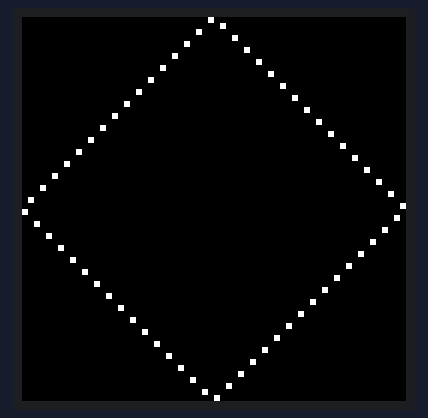
The program below on a simulated Raspberry Pi (BCM pin numbers). Shown: 64×64 colour display. Random numbers come from a fixed seed; the clock reads 2024-03-15 10:24:30 at power-on unless the program sets it.

Above: at 0.1 s.
At 4.2 s:
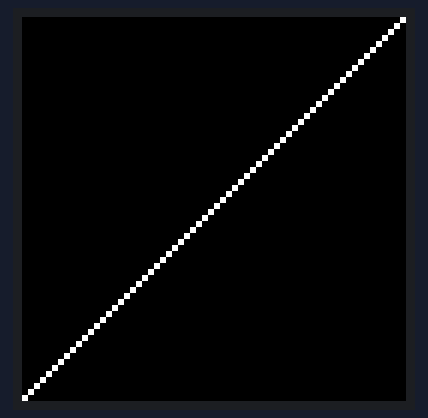
At 9.4 s:
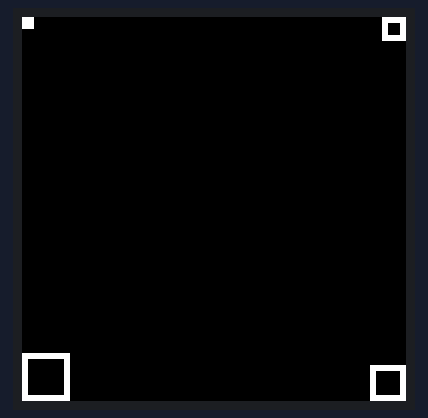
At 14.6 s:
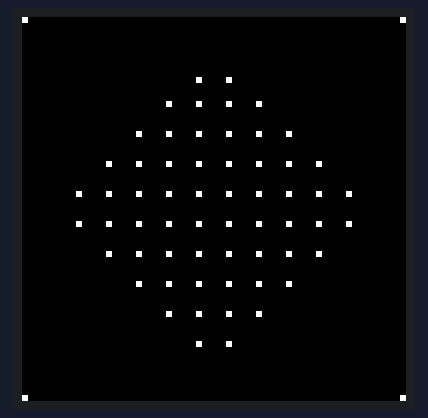
At 24.9 s:
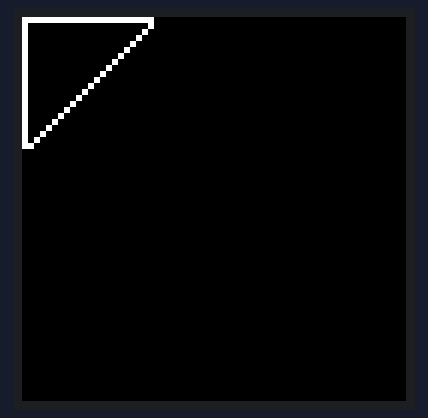
At 35.2 s:
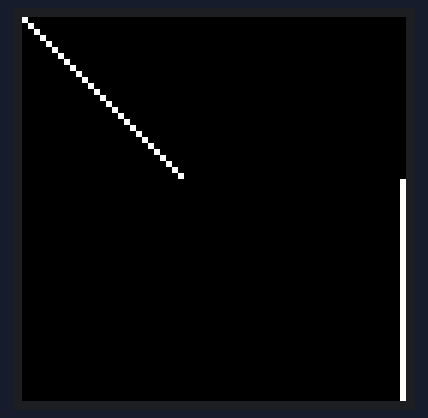

The program:

white_dot_transformation.py
```python
#!/usr/bin/env python
# НАЗВАНИЕ: Трансформация точек
# ОПИСАНИЕ: Морфинг белых точек между различными геометрическими паттернами
import random
import numpy as np
import platform

if platform.system() == "Windows":
    from RGBMatrixEmulator import RGBMatrix, RGBMatrixOptions
    graphics = None  # если нужно
else:
    from rgbmatrix import RGBMatrix, RGBMatrixOptions, graphics
import time

# Настройки матрицы


options = RGBMatrixOptions()
options.hardware_mapping = 'adafruit-hat'
options.rows = 64
options.cols = 64
options.brightness = 100


matrix = RGBMatrix(options=options)
offscreen_canvas = matrix.CreateFrameCanvas()

# Размеры матрицы
GRID_SIZE = 64

# Цвета
WHITE = (255, 255, 255)
BLACK = (0, 0, 0)

# Исходные фигуры (массивы из оригинального файла)
shapes_data =  [
      " ?!?\"?#?$?%?&?'?(?)?*?+?,?-?.?/?0?1?2?3?4?5?6?7?8?9?:?;?<?=?>???@?A?B?C?D?E?F?G?H?I?J?K?L?M?N?O?P?Q?R?S?T?U?V?W?X?Y?Z?[?\\?]?^?_?",
  "  \" $ & ( * , . 0 2 4 6 8 : < > @ B D F H J L N P R T V X Z \\ ^ !_#_%_'_)_+_-_/_1_3_5_7_9_;_=_?_A_C_E_G_I_K_M_O_Q_S_U_W_Y_[_]___",
  "?0?1?2?3?4?5?6?7?8?9?:?;?<?=?>??@?A?B?C?D?E?F?G?H?I?J?K?L?M?N?O?0@1@2@3@4@5@6@7@8@9@:@;@<@=@>@?@@@@A@B@C@D@E@F@G@H@I@J@K@L@M@N@O",
  '?!?"?%?&?)?*?-?.?1?2?5?6?9?:?=?>A?B?E?F?I?J?M?N?Q?R?U?V?Y?Z?]?^?!@"@%@&@)@*@-@.@1@2@5@6@9@:@=@>@@A@B@E@F@I@J@M@N@Q@R@U@V@Y@Z@]@^',
  "<<=<><?<@<A<B<C<<===>=?=@=A=B=C=<>=>>>?>@>A>B>C><?=?>???@?A?B?C?<@=@>@?@@@A@B@C@<A=A>A?A@AAABACA<B=B>B?B@BABBBCB<C=C>C?C@CACBCCC",
  "../.0.1.N.O.P.Q..///0/1/N/O/P/Q/.0/00010N0O0P0Q0.1/10111N1O1P1Q1.N/N0N1NNNONPNQN.O/O0O1ONOOOPOQO.P/P0P1PNPOPPPQP.Q/Q0Q1QNQOQPQQQ",
  ">1?1@1A1>2A2>3A3>4A4>5A5>6A6>7A7>8A8>9A9>:A:>;A;><A<>=A=>>A>>?A?>@A@>AAA>BAB>CAC>DAD>EAE>FAF>GAG>HAH>IAI>JAJ>KAK>LAL>MAM>N?N@NAN",
  "=2>2?2@2A2B2=3B3=4B4=5B5=6B6=7B7=8B8=9B9=:B:=;B;=<B<==B==>B>=?B?=@B@=ABA=BBB=CBC=DBD=EBE=FBF=GBG=HBH=IBI=JBJ=KBK=LBL=M>M?M@MAMBM",
  ";4<4=4>4?4@4A4B4C4D4;5D5;6D6;7D7;8D8;9D9;:D:;;D;;<D<;=D=;>D>;?D?;@D@;ADA;BDB;CDC;DDD;EDE;FDF;GDG;HDH;IDI;JDJ;K<K=K>K?K@KAKBKCKDK",
  ":5;5<5=5>5?5@5A5B5C5D5E5:6E6:7E7:8E8:9E9::E::;E;:<E<:=E=:>E>:?E?:@E@:AEA:BEB:CEC:DED:EEE:FEF:GEG:HEH:IEI:J;J<J=J>J?J@JAJBJCJDJEJ",
  "96:6;6<6=6>6?6@6A6B6C6D6E6F697F798F899F99:F:9;F;9<F<9=F=9>F>9?F?9@F@9AFA9BFB9CFC9DFD9EFE9FFF9GFG9HFH9I:I;I<I=I>I?I@IAIBICIDIEIFI",
  "8797:7;7<7=7>7?7@7A7B7C7D7E7F7G788G889G98:G:8;G;8<G<8=G=8>G>8?G?8@G@8AGA8BGB8CGC8DGD8EGE8FGF8GGG8H9H:H;H<H=H>H?H@HAHBHCHDHEHFHGH",
  "  0 O _ $$4$K$[$((8(G(W(,,<,C,S, 000O0_0$444K4[4(888G8W8,<<<C<S<,C<CCCSC(G8GGGWG$K4KKK[K O0OOO_O,S<SCSSS(W8WGWWW$[4[K[[[ _0_O___",
  "//P/00O011N122M233L344K455J566I677H788G899F9::E:;;D;<<C<==B=>>A>>AAA=BBB<CCC;DDD:EEE9FFF8GGG7HHH6III5JJJ4KKK3LLL2MMM1NNN0OOO/PPP",
  "  _ !!^!\"\"]\"##\\#$$[$%%Z%&&Y&''X'((W())V)**U*++T+,,S,--R-..Q.//P//PPP.QQQ-RRR,SSS+TTT*UUU)VVV(WWW'XXX&YYY%ZZZ$[[[#\\\\\\\"]]]!^^^ ___",
  "/000O0P0.111N1Q1-222M2R2,333L3S3+444K4T4*555J5U5)666I6V6(777H7W7'888G8X8&999F9Y9%:::E:Z:$;;;D;[;#<<<C<\\<\"===B=]=!>>>A>^> ???@?_?",
  "0/1/2/3/4/5/6/7/8/9/:/;/</=/>/?/@/A/B/C/D/E/F/G/H/I/J/K/L/M/N/O//0P0.1Q1-2R2,3S3+4T4*5U5)6V6(7W7'8X8&9Y9%:Z:$;[;#<\\<\"=]=!>^> ?_?",
  "0 /!1!.\"2\"-#3#,$4$+%5%*&6&)'7'((8(')9)&*:*%+;+$,<,#-=-\".>.!/?/ 0!0\"0#0$0%0&0'0(0)0*0+0,0-0.0/000102030405060708090:0;0<0=0>0?0@0",
  "  ! \" # $ % & ' ( ) * + , - . / 0 1 2 3 4 5  !5! \"4\" #3# $2$ %1% &0& '/' (.( )-) *,* +++ ,*, -)- .(. /'/ 0&0 1%1 2$2 3#3 4\"4 5!5",
  "  _ =*B*8.=.B.G.3383=3B3G3L3.83888=8B8G8L8Q8)=.=3=8===B=G=L=Q=V=)B.B3B8B=BBBGBLBQBVB.G3G8G=GBGGGLGQG3L8L=LBLGLLL8Q=QBQGQ=VBV ___",
  '  " $ & V Y \\ _  """$"&"V#Y#\\#_# $"$$$&$ &"&$&&&V&Y&\\&_&V)Y)\\)_) D)D2D;D M)M2M;MPPUPZP_PPUUUZU_U V)V2V;VPZUZZZ_Z _)_2_;_P_U_Z___',
  '  " $ & ( * , . "!$!&!(!*!,!.!""$"&"("*","."$#&#(#*#,#.#$$&$($*$,$.$&%(%*%,%.%&&(&*&,&.&(\'*\',\'.\'((*(,(.(*),).)**,*.*,+.+,,.,.-..',
  "  & ' . / 6 7 > ? F G N O V W ^ _  !_&_' ( )_._/ 0 1_6_7 8 9_>_? @ A_F_G H I_N_O P Q_V_W X Y_^ _!_(_)_0_1_8_9_@_A_H_I_P_Q_X_Y___",
  "OOPOQOROSOTOUOVOWOXOYOZO[O\\O]O^O_OOP_POQ_QOR_ROS_SOT_TOU_UOV_VOW_WOX_XOY_YOZ_ZO[_[O\\_\\O]_]O^_^O_P_Q_R_S_T_U_V_W_X_Y_Z_[_\\_]_^___",
  "0?/@1@.A2A-B3B,C4C+D5D*E6E)F7F(G8G'H9H&I:I%J;J$K<K#L=L\"M>M!N?N O@O!P?P\"Q>Q#R=R$S<S%T;T&U:U'V9V(W8W)X7X*Y6Y+Z5Z,[4[-\\3\\.]2]/^1^0_",
  "? A!=\"C#;$E%9&G'7(I)5*K+3,M-1.O//0Q1-2S3+4U5)6W7'8Y9%:[;#<]=!>_? @^A\"B\\C$DZE&FXG(HVI*JTK,LRM.NPO0PNQ2RLS4TJU6VHW8XFY:ZD[<\\B]>^@_",
  "_ ^!]\"\\#[$Z%Y&X'W(V)U*T+S,R-Q.P/O0N1M2L3K4J5I6H7G8F9E:D;C<B=A>@??@>A=B<C;D:E9F8G7H6I5J4K3L2M1N0O/P.Q-R,S+T*U)V(W'X&Y%Z$[#\\\"]!^ _",
  "!?#?%?'?)?+?-?/?1?3?5?7?9?;?=???A?C?E?G?I?K?M?O?Q?S?U?W?Y?[?]?_? @\"@$@&@(@*@,@.@0@2@4@6@8@:@<@>@@@B@D@F@H@J@L@N@P@R@T@V@X@Z@\\@^@",
  "@ A!B\"C#D$E%F&G'H(I)J*K+L,M-N.O/P0Q1R2S3T4U5V6W7X8Y9Z:[;\\<]=^>_??@>A=B<C;D:E9F8G7H6I5J4K3L2M1N0O/P.Q-R,S+T*U)V(W'X&Y%Z$[#\\\"]!^ _",
  "@ @!@\"@#@$@%@&@'@(@)@*@+@,@-@.@/@0@1@2@3@4@5@6@7@8@9@:@;@<@=@>@??@>A=B<C;D:E9F8G7H6I5J4K3L2M1N0O/P.Q-R,S+T*U)V(W'X&Y%Z$[#\\\"]!^ _",
  "?@@@>AAA=BBB<CCC;DDD:EEE9FFF8GGG7HHH6III5JJJ4KKK3LLL2MMM1NNN0OOO/PPP.QQQ-RRR,SSS+TTT*UUU)VVV(WWW'XXX&YYY%ZZZ$[[[#\\\\\\\"]]]!^^^ ___",
  "?@@@A@B@C@D@E@F@G@H@I@J@K@L@M@N@O@P@Q@R@S@T@U@V@W@X@Y@Z@[@\\@]@^@_@>A=B<C;D:E9F8G7H6I5J4K3L2M1N0O/P.Q-R,S+T*U)V(W'X&Y%Z$[#\\\"]!^ _",
  "0?1?2?3?4?5?6?7?8?9?:?;?<?=?>???@?A?B?C?D?E?F?G?H?I?J?K?L?M?N?O?0@1@2@3@4@5@6@7@8@9@:@;@<@=@>@?@@@A@B@C@D@E@F@G@H@I@J@K@L@M@N@O@",
  "(&H&('6'7'8'9'H'V'W'X'Y'((H(()H)76W677W7&8'8(8)878F8G8H8I8W879W9(FHF(G6G7G8G9GHGVGWGXGYG(HHH(IHI7VWV7WWW&X'X(X)X7XFXGXHXIXWX7YWY",
  "99:9=9>9A9B9E9F99:::=:>:A:B:E:F:9=:===>=A=B=E=F=9>:>=>>>A>B>E>F>9A:A=A>AAABAEAFA9B:B=B>BABBBEBFB9E:E=E>EAEBEEEFE9F:F=F>FAFBFEFFF",
  "3343;3<3C3D3K3L33444;4<4C4D4K4L43;4;;;<;C;D;K;L;3<4<;<<<C<D<K<L<3C4C;C<CCCDCKCLC3D4D;D<DCDDDKDLD3K4K;K<KCKDKKKLK3L4L;L<LCLDLKLLL",
  "''('7'8'G'H'W'X''(((7(8(G(H(W(X('7(77787G7H7W7X7'8(87888G8H8W8X8'G(G7G8GGGHGWGXG'H(H7H8HGHHHWHXH'W(W7W8WGWHWWWXW'X(X7X8XGXHXWXXX",
  "'Q&R(R%S'S)S$T&T(T*T#U%U'U)U+U\"V$V&V(V*V,V!W#W%W'W)W+W-W X\"X$X&X(X*X,X.X!Y#Y%Y'Y)Y+Y-Y\"Z$Z&Z(Z*Z,Z#[%['[)[+[$\\&\\(\\*\\%]'])]&^(^'_",
  "'C&E(E%G'G)G$I&I(I*I#K%K'K)K+K\"M$M&M(M*M,M!O#O%O'O)O+O-O Q\"Q$Q&Q(Q*Q,Q.Q!S#S%S'S)S+S-S\"U$U&U(U*U,U#W%W'W)W+W$Y&Y(Y*Y%['[)[&](]'_",
  '.C,E0E*G.G2G(I,I0I4I&K*K.K2K6K$M(M,M0M4M8M"O&O*O.O2O6O:O Q$Q(Q,Q0Q4Q8Q<Q"S&S*S.S2S6S:S$U(U,U0U4U8U&W*W.W2W6W(Y,Y0Y4Y*[.[2[,]0]._',
  "  ! \\ ] ^ _  !!!\\!_!\\\"_\"\\#]#^#_# X!X\"X#X$X%X&X'X Y'Y Z'ZZZ[Z\\Z]Z^Z_Z ['[Z[_[ \\'\\Z\\_\\ ]']Z]_] ^'^Z^_^ _!_\"_#_$_%_&_'_Z_[_\\_]_^___",
  "  ) 2 ; D M V _  )))2);)D)M)V)_) 2)222;2D2M2V2_2 ;);2;;;D;M;V;_; D)D2D;DDDMDVD_D M)M2M;MDMMMVM_M V)V2V;VDVMVVV_V _)_2_;_D_M_V___",
  "  \" $ & ( * , . 0 2 4 6 8 : < > @ B D F H J L N P R T V X Z \\ ^ _!_#_%_'_)_+_-_/_1_3_5_7_9_;_=_?_A_C_E_G_I_K_M_O_Q_S_U_W_Y_[_]__",
  '  " % ) . 4 ; C  """%")"."4";"C" %"%%%)%.%4%;%C% )")%))).)4);)C) .".%.)...4.;.C. 4"4%4)4.444;4C4 ;";%;);.;4;;;C; C"C%C)C.C4C;CCC',
  '  * 4 >  !*! "*"4">" #*# $*$4$>$ %*% &*&4&>& \'*\' (*(4(>( )*) ***4*>* +*+ ,*,4,>, -*- .*.4.>. /*/ 0*040>0 1*1 2*242>2 3*3 4*444>4',
  '  3 F  ! "3" # $3$ % &3& \' (3(F( ) *3* + ,3, - .3. / 030 1 232F2 3 434 5 636 7 838 9 :3: ; <3<F< = >3> ? @3@ A B3B C D3D E F3FFF',
  "0(0)0*0+0,0-0.0/00H0I0J0K0L0M0N0O0P0Q0R0S0T0U0V0W001020304050607OHOIOJOKOLOMON(O)O*O+O,O-O.O/O0O1O2O3O4O5O6O7OOOOPOQOROSOTOUOVOW",
  "00@011A122B233C344D455E566F677G788H899I9::J:;;K;<<L<==M=>>N>??O??@O@>ANA=BMB<CLC;DKD:EJE9FIF8GHG7HGH6IFI5JEJ4KDK3LCL2MBM1NAN0O@O",
  "  ! \" # $ % & '  !'! \"'\" #'# $'$ %'% &'& '!'\"'#'$'%'&'''ZZ[Z\\Z]Z^Z_ZZ[[[\\[][^[_[Z\\[\\\\\\]\\^\\_\\Z][]\\]]]^]_]Z^[^\\^]^^^_^Z_[_\\_]_^___",
  "?7@7?8@8?9@9?:@:?;@;?<@<?=@=?>@>7?8?9?:?;?<?=?>?A?B?C?D?E?F?G?H?7@8@9@:@;@<@=@>@A@B@C@D@E@F@G@H@?A@A?B@B?C@C?D@D?E@E?F@F?G@G?H@H",
  '  ! " # $ % & \' ( ) *  !*! """#"$"%"&"\'"("*" #"#(#*# $"$($*$ %"%(%*% &"&(&*& \'"\'(\'*\' ("(#($(%(&(\'(((*( )*) *!*"*#*$*%*&*\'*(*)***',
  '  ! " $ % & ( ) * , - . 0 1 2 4 5 6 8 9 : < = >  !"!$!&!(!*!,!.!0!2!4!6!8!:!<!>! "!"""$"%"&"(")"*","-"."0"1"2"4"5"6"8"9":"<"=">"',
  '%"*"E"J""%-%B%M%"*-*B*M*%-*-E-J-52:2U2Z225=5R5]52:=:R:]:5=:=U=Z=%B*BEBJB"E-EBEME"J-JBJMJ%M*MEMJM5Q:QUQZQ2T=TRT]T2Y=YRY]Y5\\:\\U\\Z\\',
  "2090=0D0K0O00242B2F22494=4D4K4O40949;9B9F9M99;=;K;O;0=4=;=B=F=M=2B9B=BDBKBOB0D4DBDFD2F9F=FDFKFOF0K4K;KBKFKMK9M=MKMOM0O4O;OBOFOMO",
  "(0)0*0+0,0-0.0/00010203040506070H0I0J0K0L0M0N0O0P0Q0R0S0T0U0V0W00HOH0IOI0JOJ0KOK0LOL0MOM0NON0OOO0POP0QOQ0ROR0SOS0TOT0UOU0VOV0WOW",
  ">/A/:0E072H244=4B4K496F627M7>8A869I90:::E:O:><A<4=K=/>8><>C>G>P>/A8A<ACAGAPA4BKB>CAC0E:EEEOE6FIF>GAG2HMH9IFI4K=KBKKK7MHM:OEO>PAP",
  '@ A B C D E F H I J K L P Q R X @!A!B!C!D!E!F!H!I!J!K!L!P!Q!R!X!@"A"B"C"D"E"F"H"I"J"K"L"P"Q"R"X"@#A#B#C#D#E#F#H#I#J#K#L#P#Q#R#X#',
  "0(0)0*0+0,0-0.0/00H0I0J0K0L0M0N0O0P0Q0R0S0T0U0V0W0010203040506070HOH0IOI0JOJ0KOK0LOL0MOM0NON0OOO0POP0QOQ0ROR0SOS0TOT0UOU0VOV0WOW",
  "  !!\"\"##$$%%&&''(())**++,,--..//00112233445566778899::_;_<_=_>_?_@_A_B_C_D_E_F_G_H_I_J_K_L_M_N_O_P_Q_R_S_T_U_V_W_X_Y_Z_[_\\_]_^__",
  "( '!)!&\"*\"%#+#$$,$#%-%\"&.&!'/' (0(!)/)\"*.*#+-+$,,,%-+-&.*.'/)/(0WWXWYWZW[W\\W]W^W_WWX_XWY_YWZ_ZW[_[W\\_\\W]_]W^_^W_X_Y_Z_[_\\_]_^___",
  "&&9&F&Y&''8'G'X'((7(H(W())6)I)V))666I6V6(777H7W7'888G8X8&999F9Y9&F9FFFYF'G8GGGXG(H7HHHWH)I6IIIVI)V6VIVVV(W7WHWWW'X8XGXXX&Y9YFYYY",
  ' C$C(C,C0C4C8C<C"E&E*E.E2E6E:E$G(G,G0G4G8G<G&I*I.I2I6I:I(K,K0K4K8K<K*M.M2M6M:M,O0O4O8O<O.Q2Q6Q:Q0S4S8S<S2U6U:U4W8W<W6Y:Y8[<[:]<_',
  '  " $ & ( * , . !!#!%!\'!)!+!-! """$"&"("*","!###%#\'#)#+# $"$$$&$($*$!%#%%%\'%)% &"&$&&&(&!\'#\'%\'\'\' ("($(&(!)#)%) *"*$*!+#+ ,",!- .',
    "QQRRQSSSRTTTQUSUUURVTVVVQWSWUWWWRXTXVXXXQYSYUYWYYYRZTZVZXZZZQ[S[U[W[Y[[[R\\T\\V\\X\\Z\\\\\\Q]S]U]W]Y][]]]R^T^V^X^Z^\\^^^Q_S_U_W_Y_[_]___",
    "55657585G5H5I5J556J657J7588898:8E8F8G8J889G98:G:;;<;C;D;;<D<>>A>>AAA;CDC;D<DCDDD8EGE8FGF5G8G9G:GEGFGGGJG5HJH5IJI5J6J7J8JGJHJIJJJ",
    "! \" ] ^  !_! \"\"\"]\"_\"##\\#((W(..Q.00O066I6;;D;<<><A<C<>=A=<>=>B>C><A=ABACA>BAB<C>CACCC;DDD6III0OOO.QQQ(WWW#\\\\\\ ]\"]]]_] ^_^!_\"_]_^_",

   "7797:7;7=7B7D7E7F7H779=9B9H97:=:B:H:7;=;B;H;7=9=:=;===B=D=E=F=H=7B9B:B;B=BBBDBEBFBHB7D=DBDHD7E=EBEHE7F=FBFHF7H9H:H;H=HBHDHEHFHHH",
]
def convert_shape(shape_str):
    """Нормализация координат в диапазон 0-63"""
    nums = [(ord(ch) - 32) % GRID_SIZE for ch in shape_str]
    return [(nums[i], nums[i+1]) for i in range(0, len(nums), 2)]


shapes = [convert_shape(s) for s in shapes_data]
shape_order = list(range(len(shapes)))
random.shuffle(shape_order)

# Состояние анимации
current_index = 0
current_points = np.array(shapes[shape_order[current_index]], dtype=float)
target_points = np.array(shapes[shape_order[current_index]], dtype=int)
transition_speed = 1

is_waiting = False
waiting_start = 0

# Для каскадной анимации
active_points = 0  # Количество точек, которые начали движение
points_activation_speed = 2  # Сколько точек активируется за кадр
frame_counter = 0

try:
    while True:
        # Очистка буфера
        offscreen_canvas.Fill(*BLACK)

        # Логика анимации
        if not is_waiting:
            # Постепенно активируем больше точек
            if active_points < len(current_points):
                frame_counter += 1
                if frame_counter % 1 == 0:  # Каждый кадр
                    active_points = min(active_points + points_activation_speed, len(current_points))

            # Перемещаем только активные точки
            for i in range(active_points):
                diff = target_points[i] - current_points[i]
                step = np.sign(diff) * np.minimum(np.abs(diff), transition_speed)
                current_points[i] += step

            # Проверяем, все ли точки достигли цели
            if np.all(current_points == target_points):
                waiting_start = time.time()
                is_waiting = True
        else:
            # Ждем перед переходом к следующей фигуре
            if time.time() - waiting_start >= 2:
                current_index = (current_index + 1) % len(shapes)
                target_points = np.array(shapes[shape_order[current_index]], dtype=int)
                is_waiting = False
                active_points = 0  # Сбрасываем счетчик активных точек
                frame_counter = 0

        # Отрисовка в буфер
        for x, y in current_points.astype(int):
            if 0 <= x < GRID_SIZE and 0 <= y < GRID_SIZE:
                offscreen_canvas.SetPixel(x, y, *WHITE)

        # Отправка буфера на матрицу
        offscreen_canvas = matrix.SwapOnVSync(offscreen_canvas)

        time.sleep(1/40)

except KeyboardInterrupt:
    matrix.Clear()
```
